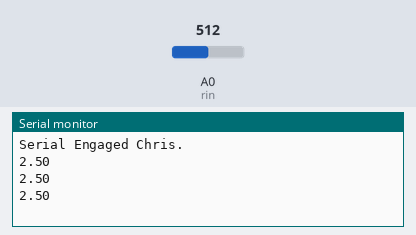
This sketch was run on a simulated Arduino Uno, built with avr-gcc and run on an emulated ATmega328P. Shown: the last lines printed to the serial monitor. Inputs (shaded band) come from the test bench; at power-on: A0 (rin) = 512.

Above: at 1.3 s.
1.4 s: A0 (rin) set to 716
At 1.9 s:
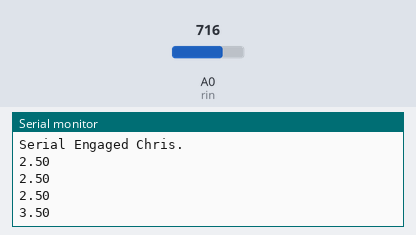
2.9 s: A0 (rin) set to 900
At 3.4 s:
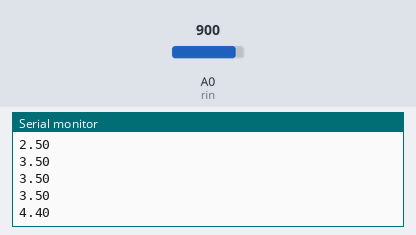
Timing chart, 0 to 5.9 s (numbered marks = the images above; inputs shaded):
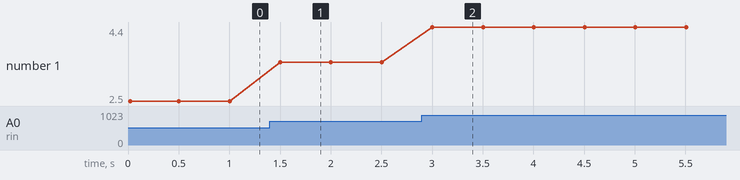

Measured:
- after the input at 1.4 s, the serial monitor: prints a new line after 0.10 s (image 1)
- after the input at 2.9 s, the serial monitor: prints a new line after 0.10 s (image 2)
- plotted number 1: 2.5 → 3.5 after the input at 1.4 s, 3.5 → 4.4 after the input at 2.9 s

The sketch:

ir_receiver.ino
```cpp
int rin = A0;

// the setup routine runs once when you press reset:
void setup() {
    Serial.begin(9600);
    Serial.println("Serial Engaged Chris.");
    pinMode(rin, INPUT);
}

// the loop routine runs over and over again forever:
void loop() {
    int sensorValue = analogRead(rin);
    float voltage = sensorValue * (5.0 / 1023.0);
    Serial.println(voltage);
    delay(500);
}
```
